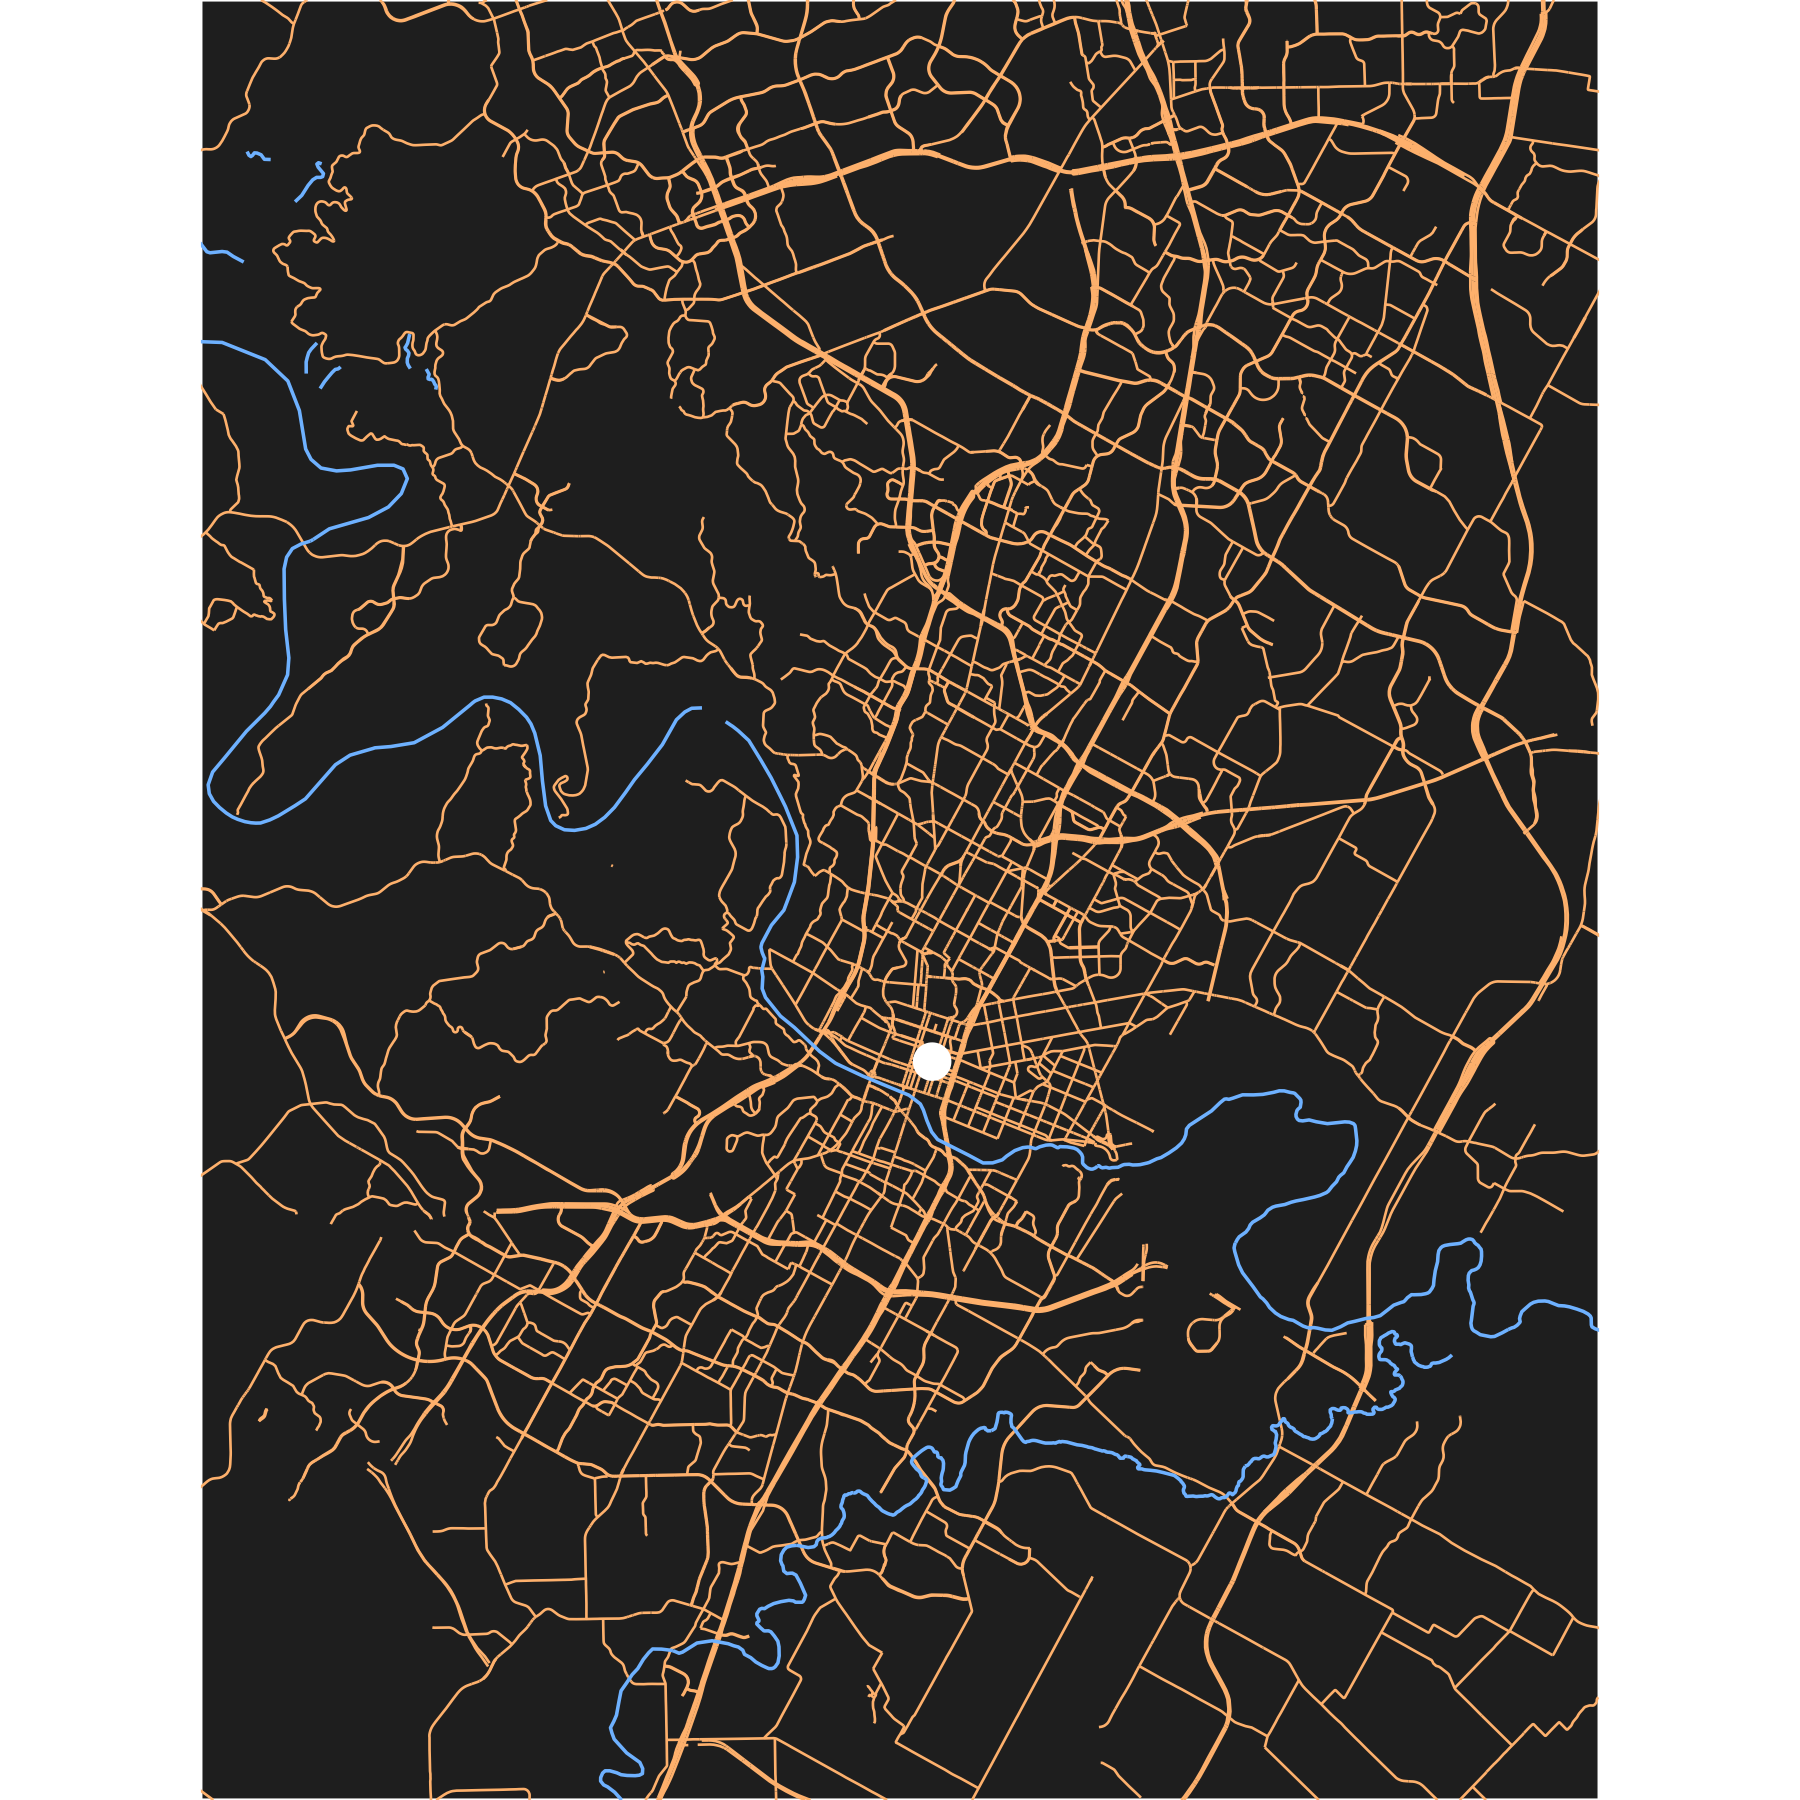

This chart was generated by the following R code:

###Austin Map

library(tidyverse)
library(osmdata)
library(sf)

#setwd()
getbb("Austin Texas")

streets <- getbb("Austin Texas")%>%
  opq()%>%
  add_osm_feature(key = "highway", 
                  value = c("motorway", "primary", 
                            "secondary", "tertiary")) %>%
  osmdata_sf()
streets


small_streets <- getbb("Austin Texas")%>%
  opq()%>%
  add_osm_feature(key = "highway", 
                  value = c("residential", "living_street",
                            "unclassified",
                            "service", "footway")) %>%
  osmdata_sf()

river <- getbb("Austin Texas")%>%
  opq()%>%
  add_osm_feature(key = "waterway", value = "river") %>%
  osmdata_sf()


ggplot() +
  geom_sf(data = streets$osm_lines,
          inherit.aes = FALSE,
          color = "#ffbe7f",
          size = .3,
          alpha = .8) +
  geom_sf(data = river$osm_lines,
          inherit.aes = FALSE,
          color = "#7fc0ff",
          size = .4,
          alpha = .5) +
  geom_point(shape=16, color="white", size=4, aes(x = -97.74, y = 30.27))+
  coord_sf(xlim = c(-97.93677, -97.56053), 
           ylim = c(30.09846, 30.51663),
           expand = FALSE) +
  theme_void() +
  theme(
    plot.background = element_rect(fill = "#282828")
  )

ggsave("austin_map.png", width = 6, height = 6)

